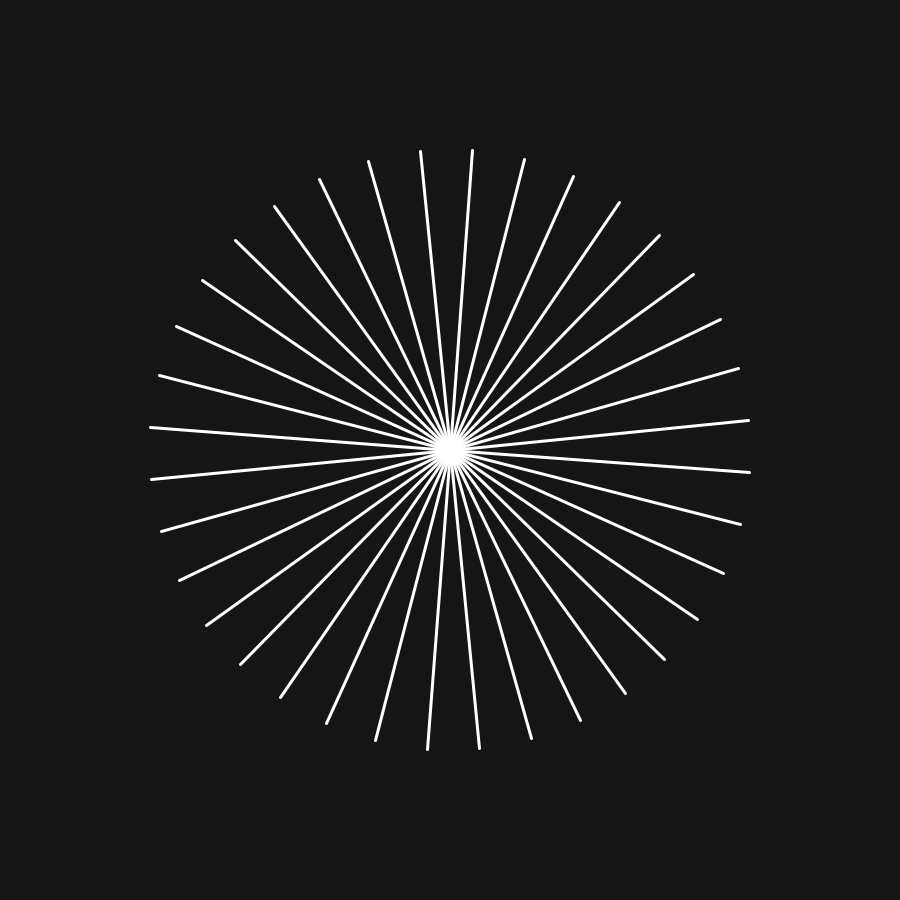
Frame 1 (no input)
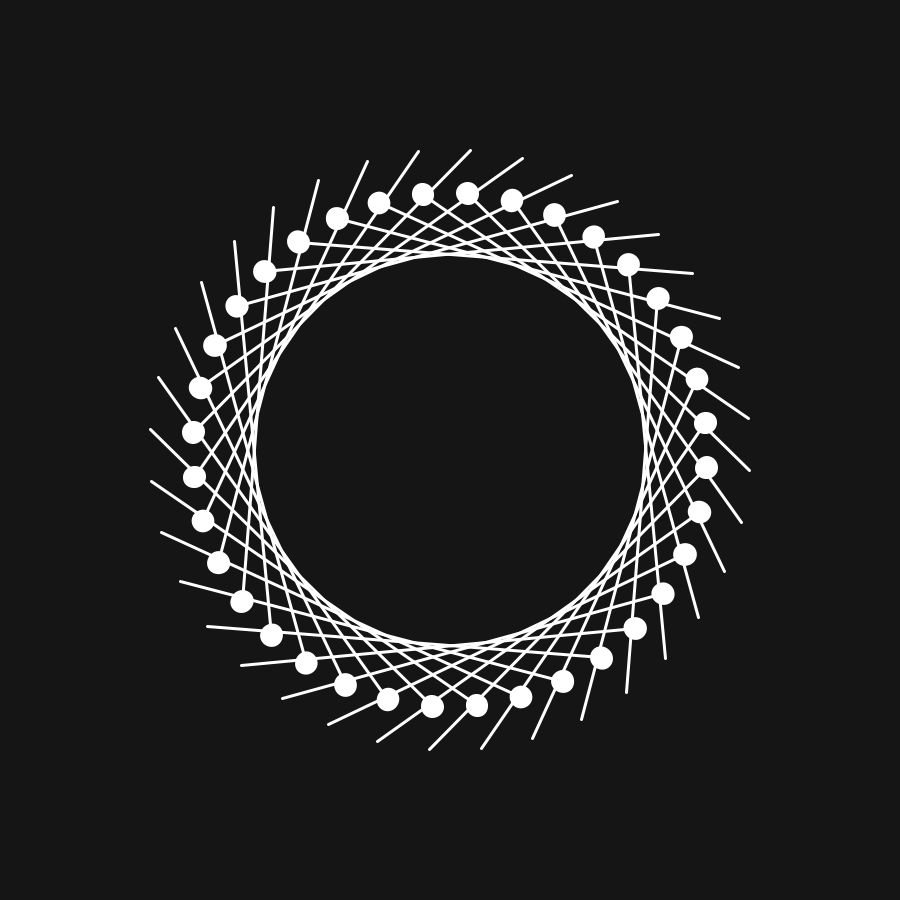
Frame 60 (the mouse pressed at the canvas centre just before this capture)
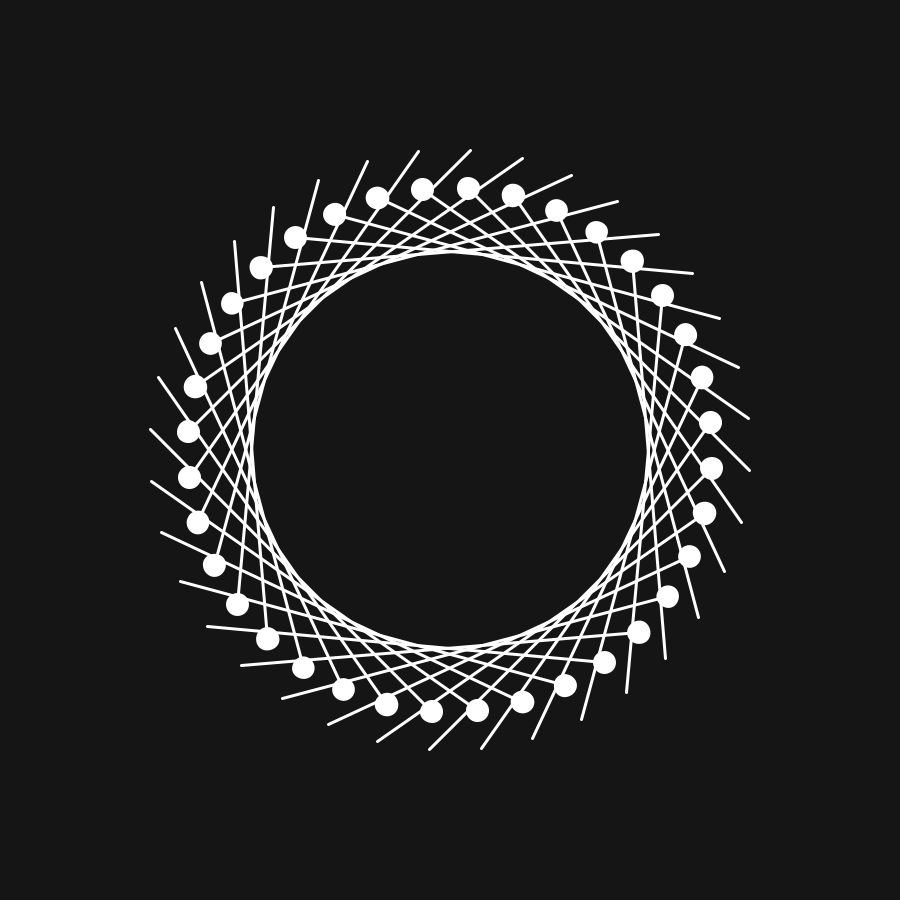
Frame 120 (the mouse held since frame 60 and released just before this capture)

The Processing sketch that drew these frames (run headless with seeded random() and noise(); from frame 60 on, the mouse is pressed at the canvas centre):

// Processing sketch: star
// ── star.pde
float x = 300;
float y = 300;
float angle;
float dia = 20;

void setup() {
  size(900,900);
  surface.setLocation(987, 70);
}

void draw() {
  background(#151515);
  
  
  translate(width/2, height/2);
  rotate(radians(14.3+angle/3));
  for(float a=0; a<360; a+=10) {
    
    pushMatrix();
   rotate(radians(a));
  stroke(255);
  strokeWeight(3);
  line(x*sin(radians(angle)), 0, 0, y);
  
  ellipse(x*sin(radians(angle)), 0, dia, dia);
  popMatrix();
  }
  angle++;
}
